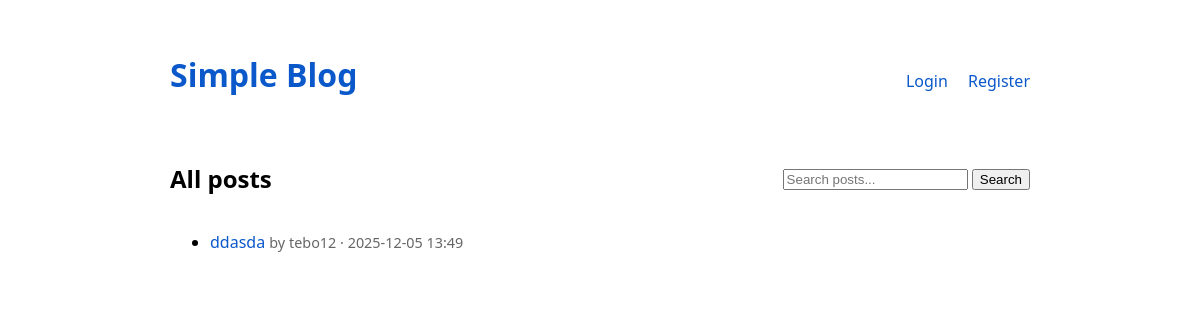
Before: / with the older database file.
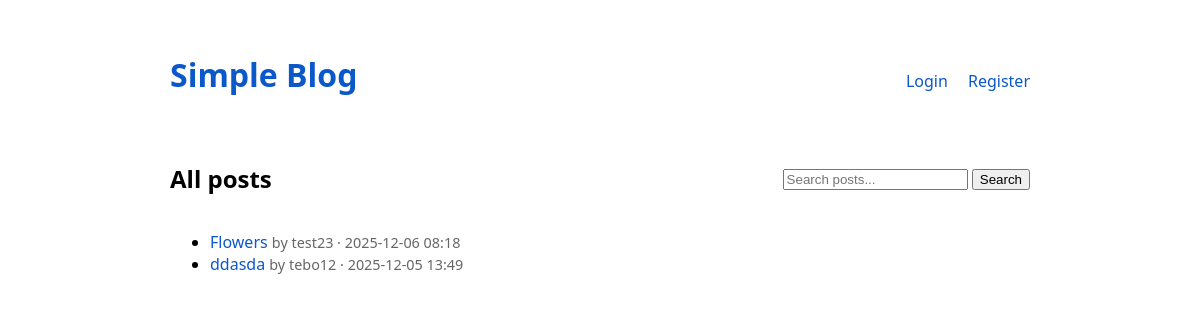
After: the same page with the newer database file.
### app/tables.py (models this page shows)
class Post(Base):
    __tablename__ = "posts"
    id: Mapped[int] = mapped_column(primary_key=True, index=True)
    author_id: Mapped[int] = mapped_column(ForeignKey("users.id", ondelete="CASCADE"))
    title: Mapped[str] = mapped_column(String)
    content: Mapped[str] = mapped_column(Text)
    created_at: Mapped[datetime] = mapped_column(TIMESTAMP(timezone=True), server_default=func.now())
    updated_at: Mapped[datetime] = mapped_column(
        TIMESTAMP(timezone=True), server_default=func.now(), onupdate=func.now()
    )
    author: Mapped["User"] = relationship(back_populates="posts")
    tags: Mapped[list["Tag"]] = relationship(secondary=post_tags, back_populates="posts")
    comments: Mapped[list["Comment"]] = relationship(back_populates="post", cascade="all, delete")
    favorited_by: Mapped[list["Favorite"]] = relationship(back_populates="post", cascade="all, delete")

class User(Base):
    __tablename__ = "users"
    id: Mapped[int] = mapped_column(primary_key=True, index=True)
    email: Mapped[str] = mapped_column(String, unique=True, index=True)
    login: Mapped[str] = mapped_column(String, unique=True, index=True)
    password_hash: Mapped[str] = mapped_column(String)
    created_at: Mapped[datetime] = mapped_column(TIMESTAMP(timezone=True), server_default=func.now())
    updated_at: Mapped[datetime] = mapped_column(
        TIMESTAMP(timezone=True), server_default=func.now(), onupdate=func.now()
    )
    posts: Mapped[list["Post"]] = relationship(back_populates="author", cascade="all, delete")
    comments: Mapped[list["Comment"]] = relationship(back_populates="author", cascade="all, delete")
    favorites: Mapped[list["Favorite"]] = relationship(back_populates="user", cascade="all, delete")
    following: Mapped[list["Subscription"]] = relationship(
        "Subscription",
        foreign_keys="[Subscription.follower_id]",
        back_populates="follower",
        cascade="all, delete",
    )
    followers: Mapped[list["Subscription"]] = relationship(
        "Subscription",
        foreign_keys="[Subscription.followee_id]",
        back_populates="followee",
        cascade="all, delete",
    )

### app/main.py (the view)
@app.get("/", response_class=HTMLResponse)
async def index(
    request: Request,
    q: str | None = None,
    db: AsyncSession = Depends(get_db),
    user: User | None = Depends(get_current_user),
) -> HTMLResponse:
    posts = await storage.list_posts(db, search_query=q)
    users = await storage.list_users(db)
    user_id_to_login: dict[int, str] = {u.id: u.login for u in users}
    return templates.TemplateResponse(
        "index.html",
        {
            "request": request,
            "posts": posts,
            "user_id_to_login": user_id_to_login,
            "user": user,
            "search_query": q,
        },
    )

### app/templates/index.html (shortened to what this page needs)
{% extends 'base.html' %}
{% block content %}
  <div style="display: flex; justify-content: space-between; align-items: center;">
      <h2>All posts</h2>
      <form method="get" action="/" style="margin: 0;">
          <input type="text" name="q" placeholder="Search posts..." value="{{ search_query or '' }}">
          <button type="submit">Search</button>
      </form>
  </div>
  {% if posts %}
    <ul>
      {% for p in posts %}
        <li>
          <a href="/html/posts/{{ p.id }}">{{ p.title }}</a>
          <span class="muted">by {{ user_id_to_login.get(p.author_id, 'unknown') }} · {{ p.created_at.strftime('%Y-%m-%d %H:%M') }}</span>
        </li>
      {% endfor %}
    </ul>
  {% else %}
    <p class="muted">No posts found.</p>
  {% endif %}
{% endblock %}

### app/templates/base.html (shortened to what this page needs)
<!doctype html>
<html lang="en">
  <head>
  </head>
  <body>
    <div class="container">
      <header>
        <h1><a href="/">Simple Blog</a></h1>
        <div class="nav-links">
          {% if user %}
             <span>Hello, {{ user.login }}</span>
             <a href="/html/posts/new">New Post</a>
             <a href="/profile">Profile</a>
             <a href="/logout">Logout</a>
          {% else %}
             <a href="/login">Login</a>
             <a href="/register">Register</a>
          {% endif %}
        </div>
      </header>
      {% block content %}{% endblock %}
    </div>
  </body>
</html>

### app/templates/base.html (style rules this page uses)
body { font-family: system-ui, -apple-system, Segoe UI, Roboto, sans-serif; margin: 2rem; }
header { margin-bottom: 1.5rem; display: flex; justify-content: space-between; align-items: baseline; }
a { color: #0a58ca; text-decoration: none; }
.muted { color: #666; font-size: .9rem; }
.container { max-width: 860px; margin: 0 auto; }
.nav-links a { margin-left: 1rem; }

Changed rows visible on the page:
added Post: title "Flowers", created_at "2025-12-06 08:18"
added User: get "test23"
